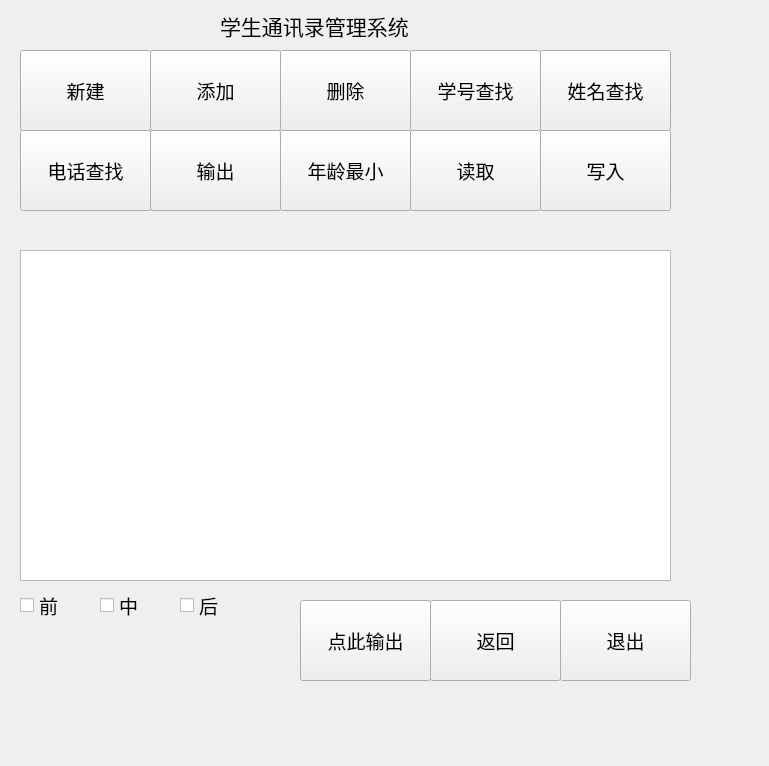
<?xml version="1.0" encoding="UTF-8"?>
<ui version="4.0">
 <class>outputWidget</class>
 <widget class="QWidget" name="outputWidget">
  <property name="geometry">
   <rect>
    <x>0</x>
    <y>0</y>
    <width>769</width>
    <height>766</height>
   </rect>
  </property>
  <property name="windowTitle">
   <string>Form</string>
  </property>
  <widget class="QPushButton" name="establishButton">
   <property name="geometry">
    <rect>
     <x>20</x>
     <y>50</y>
     <width>131</width>
     <height>81</height>
    </rect>
   </property>
   <property name="font">
    <font>
     <pointsize>14</pointsize>
    </font>
   </property>
   <property name="text">
    <string>新建</string>
   </property>
  </widget>
  <widget class="QPushButton" name="readMinStudentButton">
   <property name="geometry">
    <rect>
     <x>280</x>
     <y>130</y>
     <width>131</width>
     <height>81</height>
    </rect>
   </property>
   <property name="font">
    <font>
     <pointsize>14</pointsize>
    </font>
   </property>
   <property name="text">
    <string>年龄最小</string>
   </property>
  </widget>
  <widget class="QPushButton" name="delButton">
   <property name="geometry">
    <rect>
     <x>280</x>
     <y>50</y>
     <width>131</width>
     <height>81</height>
    </rect>
   </property>
   <property name="font">
    <font>
     <pointsize>14</pointsize>
    </font>
   </property>
   <property name="text">
    <string>删除</string>
   </property>
  </widget>
  <widget class="QPushButton" name="exitButton">
   <property name="geometry">
    <rect>
     <x>560</x>
     <y>600</y>
     <width>131</width>
     <height>81</height>
    </rect>
   </property>
   <property name="font">
    <font>
     <pointsize>14</pointsize>
    </font>
   </property>
   <property name="text">
    <string>退出</string>
   </property>
  </widget>
  <widget class="QPushButton" name="searchNameButton">
   <property name="geometry">
    <rect>
     <x>540</x>
     <y>50</y>
     <width>131</width>
     <height>81</height>
    </rect>
   </property>
   <property name="font">
    <font>
     <pointsize>14</pointsize>
    </font>
   </property>
   <property name="text">
    <string>姓名查找</string>
   </property>
  </widget>
  <widget class="QPushButton" name="outputButton">
   <property name="geometry">
    <rect>
     <x>150</x>
     <y>130</y>
     <width>131</width>
     <height>81</height>
    </rect>
   </property>
   <property name="font">
    <font>
     <pointsize>14</pointsize>
    </font>
   </property>
   <property name="text">
    <string>输出</string>
   </property>
  </widget>
  <widget class="QPushButton" name="readButton">
   <property name="geometry">
    <rect>
     <x>410</x>
     <y>130</y>
     <width>131</width>
     <height>81</height>
    </rect>
   </property>
   <property name="font">
    <font>
     <pointsize>14</pointsize>
    </font>
   </property>
   <property name="text">
    <string>读取</string>
   </property>
  </widget>
  <widget class="QPushButton" name="searchPhoneNumButton">
   <property name="geometry">
    <rect>
     <x>20</x>
     <y>130</y>
     <width>131</width>
     <height>81</height>
    </rect>
   </property>
   <property name="font">
    <font>
     <pointsize>14</pointsize>
    </font>
   </property>
   <property name="text">
    <string>电话查找</string>
   </property>
  </widget>
  <widget class="QPushButton" name="searchNumButton">
   <property name="geometry">
    <rect>
     <x>410</x>
     <y>50</y>
     <width>131</width>
     <height>81</height>
    </rect>
   </property>
   <property name="font">
    <font>
     <pointsize>14</pointsize>
    </font>
   </property>
   <property name="text">
    <string>学号查找</string>
   </property>
  </widget>
  <widget class="QLabel" name="label">
   <property name="geometry">
    <rect>
     <x>220</x>
     <y>-40</y>
     <width>311</width>
     <height>131</height>
    </rect>
   </property>
   <property name="font">
    <font>
     <pointsize>16</pointsize>
    </font>
   </property>
   <property name="text">
    <string>学生通讯录管理系统</string>
   </property>
  </widget>
  <widget class="QPushButton" name="addButton">
   <property name="geometry">
    <rect>
     <x>150</x>
     <y>50</y>
     <width>131</width>
     <height>81</height>
    </rect>
   </property>
   <property name="font">
    <font>
     <pointsize>14</pointsize>
    </font>
   </property>
   <property name="text">
    <string>添加</string>
   </property>
  </widget>
  <widget class="QPushButton" name="writeButton">
   <property name="geometry">
    <rect>
     <x>540</x>
     <y>130</y>
     <width>131</width>
     <height>81</height>
    </rect>
   </property>
   <property name="font">
    <font>
     <pointsize>14</pointsize>
    </font>
   </property>
   <property name="text">
    <string>写入</string>
   </property>
  </widget>
  <widget class="QPushButton" name="returnButton">
   <property name="geometry">
    <rect>
     <x>430</x>
     <y>600</y>
     <width>131</width>
     <height>81</height>
    </rect>
   </property>
   <property name="font">
    <font>
     <pointsize>14</pointsize>
    </font>
   </property>
   <property name="text">
    <string>返回</string>
   </property>
  </widget>
  <widget class="QPushButton" name="outputingButton">
   <property name="geometry">
    <rect>
     <x>300</x>
     <y>600</y>
     <width>131</width>
     <height>81</height>
    </rect>
   </property>
   <property name="font">
    <font>
     <pointsize>14</pointsize>
    </font>
   </property>
   <property name="text">
    <string>点此输出</string>
   </property>
  </widget>
  <widget class="QTableWidget" name="tableWidget">
   <property name="geometry">
    <rect>
     <x>20</x>
     <y>250</y>
     <width>651</width>
     <height>331</height>
    </rect>
   </property>
  </widget>
  <widget class="QCheckBox" name="pre">
   <property name="geometry">
    <rect>
     <x>20</x>
     <y>590</y>
     <width>81</width>
     <height>31</height>
    </rect>
   </property>
   <property name="font">
    <font>
     <pointsize>14</pointsize>
    </font>
   </property>
   <property name="text">
    <string>前</string>
   </property>
  </widget>
  <widget class="QCheckBox" name="mid">
   <property name="geometry">
    <rect>
     <x>100</x>
     <y>590</y>
     <width>91</width>
     <height>31</height>
    </rect>
   </property>
   <property name="font">
    <font>
     <pointsize>14</pointsize>
    </font>
   </property>
   <property name="text">
    <string>中</string>
   </property>
  </widget>
  <widget class="QCheckBox" name="beh">
   <property name="geometry">
    <rect>
     <x>180</x>
     <y>580</y>
     <width>81</width>
     <height>51</height>
    </rect>
   </property>
   <property name="font">
    <font>
     <pointsize>14</pointsize>
    </font>
   </property>
   <property name="text">
    <string>后</string>
   </property>
  </widget>
 </widget>
 <resources/>
 <connections/>
</ui>
